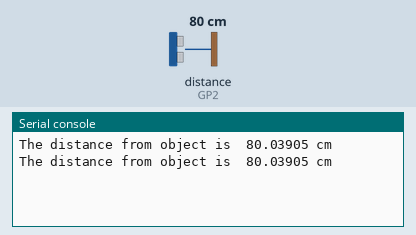
This program was run on a simulated Raspberry Pi Pico running MicroPython. Shown: the last lines printed to the serial console. The inputs (shaded band) are chosen by the test bench; at power-on: distance to the obstacle (sensor on GP2) 80 cm. The echo pulse lasts 58.3 µs per cm.

Above: at 1.2 s.
1.3 s: distance to the obstacle (sensor on GP2) set to 2 cm
At 2.4 s:
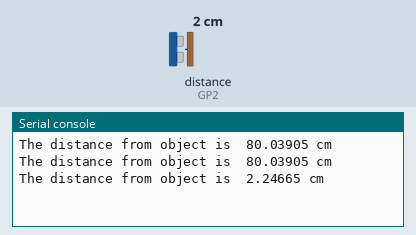
2.8 s: distance to the obstacle (sensor on GP2) set to 4 cm
At 3.8 s:
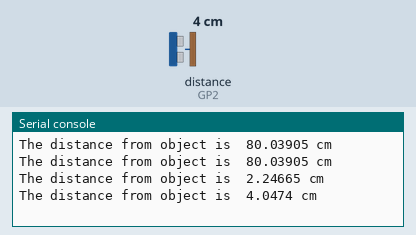
Timing chart, 0 to 5.8 s (numbered marks = the images above; inputs shaded):
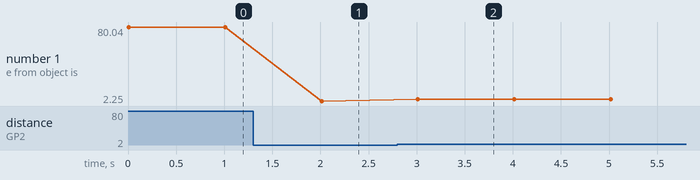

The program:

Pico_Utrasonic_Sensor.py
```python
from machine import Pin
import utime
#Set trigger Pin to be connected to pin 3 and set the pin as OUTPUT
trigger = Pin(3, Pin.OUT)
#Set echo Pin to be connected to pin 2 and set the pin as INPUT
echo = Pin(2, Pin.IN)
#A function to read measure distance
def ultra():
    timepassed=0;
    startTime=0;
    stopTime=0;
    #Sending a pulse to the trigger pin begin 0
    #First,set trigger Pin low
    trigger.low()
    #set the trigger pin low for 2 microsecond
    utime.sleep_us(2)
    #set the trigger pin high
    trigger.high()
    #set the trigger pin low for 5 microsecond
    utime.sleep_us(5)
    #set the tirgger pin low
    trigger.low()
    #Sending a pulse to the trigger pin end 0
    #wait for the echo pulse
    while echo.value() == 0:
        startTime = utime.ticks_us()
    while echo.value() == 1:
        stopTime = utime.ticks_us()
    timepassed = stopTime - startTime
    distance = (timepassed * 0.0343) / 2
    print("The distance from object is ",distance,"cm")

while True:
   ultra()
   utime.sleep(1)
```

Measured:
- after the input at 1.3 s, the serial console: prints a new line after 0.71 s (image 1)
- after the input at 2.8 s, the serial console: prints a new line after 0.21 s (image 2)
- plotted number 1: 80.04 → 2.25 after the input at 1.3 s, 2.25 → 4.05 after the input at 2.8 s
